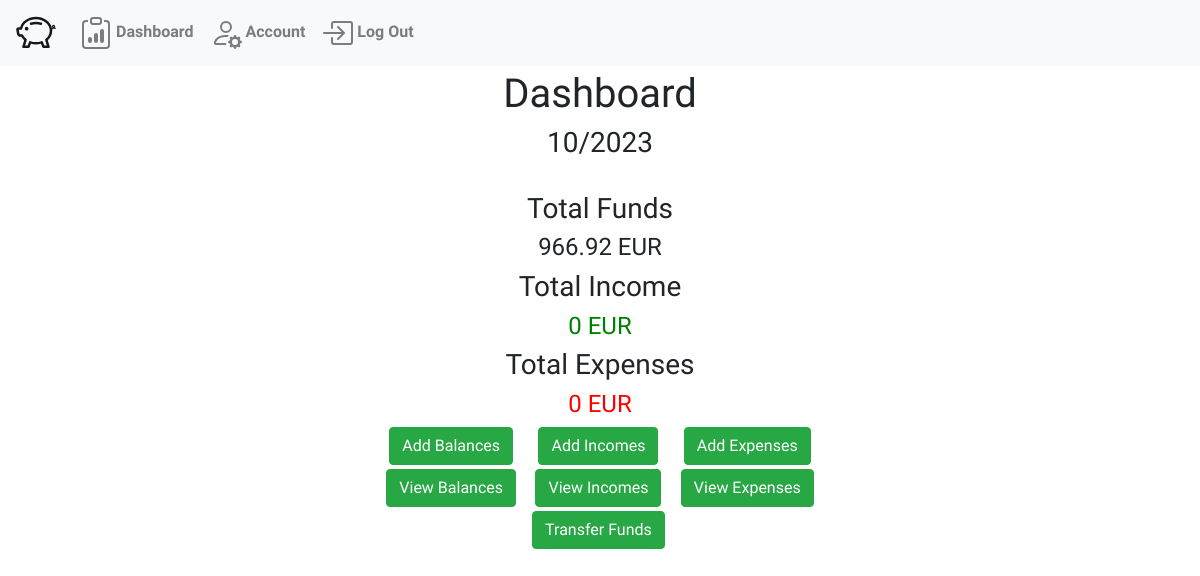
Page /dashboard (signed in) on the earlier database version.
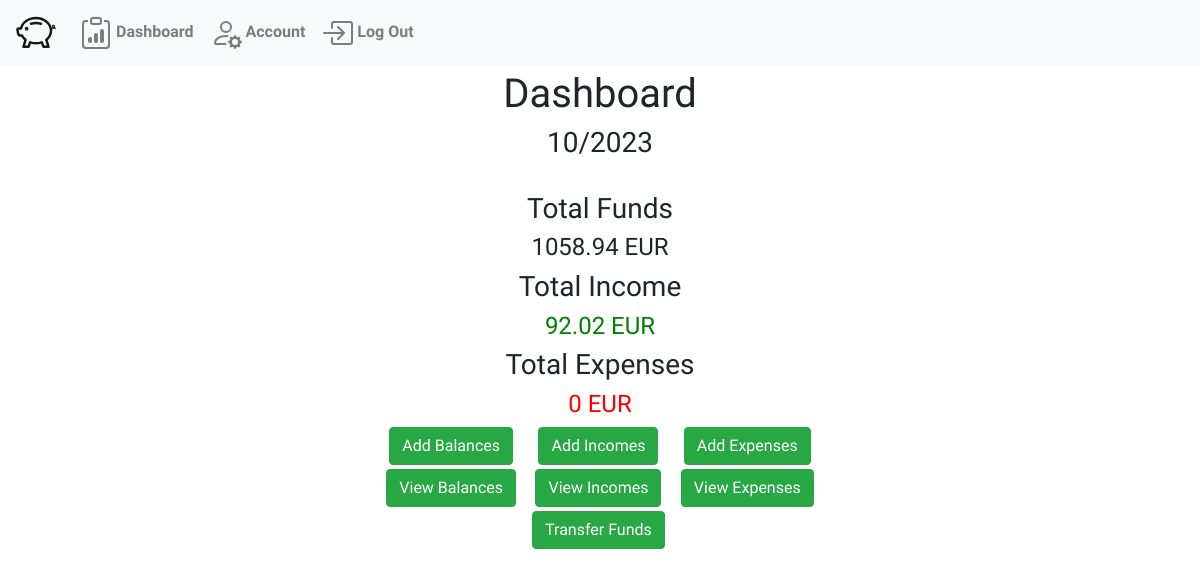
Same page on the later database version.
### WalletWise/models.py (models this page shows, shortened)
class MonthBudget(models.Model):
    dashboard = models.ForeignKey("Dashboard", on_delete=models.CASCADE, related_name="months")
    date = models.DateField(auto_now_add=True)
    @property
    def all_funds(self):
        total_amount = Decimal(0)
        if self.funds.aggregate(amount_sum=models.Sum('amount'))['amount_sum']:
            total_amount = self.funds.aggregate(amount_sum=models.Sum('amount'))['amount_sum']
        return Decimal(total_amount).quantize(Decimal('0.00'), rounding=ROUND_DOWN) or 0  # Return 0 if no funds are associated
    @property
    def total_Income(self):
        if self.isValid():
            total_amount = Decimal(0)
            if self.fundsChanges.filter(is_expense=False).aggregate(amount_sum=models.Sum('amount'))['amount_sum']:
                total_amount = self.fundsChanges.filter(is_expense=False).aggregate(amount_sum=models.Sum('amount'))['amount_sum']
            return Decimal(total_amount).quantize(Decimal('0.00'), rounding=ROUND_DOWN) or 0  # Return 0 if no incomes are associated
        else:
            return "Invalid funds changes detected"
    @property
    def total_Expenses(self):
        if self.isValid():
            total_amount = Decimal(0)
            if self.fundsChanges.filter(is_expense=True).aggregate(amount_sum=models.Sum('amount'))['amount_sum']:
                total_amount = self.fundsChanges.filter(is_expense=True).aggregate(amount_sum=models.Sum('amount'))['amount_sum']
            return total_amount.quantize(Decimal('0.00'), rounding=ROUND_DOWN) or 0  # Return 0 if no expenses are associated
        else:
            return "Invalid funds changes detected"
    @property
    def month(self):
        return self.date.month
    @property
    def year(self):
        return self.date.year
    def isValid(self):
        valid = True
        for fundsChange in self.fundsChanges.all():
            valid = valid and fundsChange.isValid()
        return valid

class FundsChange(models.Model):
    budget = models.ForeignKey("MonthBudget",related_name="fundsChanges", on_delete=models.CASCADE)
    title = models.CharField(max_length=64)
    amount = models.DecimalField(decimal_places=2, max_digits=20)
    destination = models.ForeignKey("Funds", related_name="associatedFundsChanges", on_delete=models.CASCADE)
    reoccuring = models.BooleanField(default=False)
    dateTime = models.DateTimeField(auto_now_add=True)
    is_expense = models.BooleanField(default=False, blank=False)
    def isValid(self):
        if self.is_expense:
            return self.amount < 0
        else:
            return self.amount >= 0

### WalletWise/views.py (the view)
# urls.py: path("dashboard", views.dashboard_view, name="dashboard"),
def dashboard_view(request):
    user = request.user
    try:
        dashboard = Dashboard.objects.get(owner=user)
    except:
        dashboard = Dashboard.objects.create(owner=user)
    budgets = dashboard.months.all()
    currentBudget = ""
    for budget in budgets:
        if timezone.datetime.now().month == budget.month and timezone.datetime.now().year == budget.year:
            currentBudget = budget
            break
    if currentBudget == "":
        currentBudget = viewsHelpers.createBudget(dashboard)
    return render(request,"WalletWise/dashboard.html", {
        'user':user,
        'budget': currentBudget,
        "dashboard" : dashboard
        })

### WalletWise/templates/WalletWise/dashboard.html (shortened to what this page needs)
{% extends "WalletWise/layout.html" %}
{% block body %}
<div class="container">
    {% if dashboard.openned_before == False %}
        <h1>Dashboard Setup</h1>
        <h5>Welcome to your Personal Dashboard!</h5>
        <br/>
        <h5>First, we go through the steps to setup your Dashboard together.</h5>
        <a href="{% url 'fundForm' %}">
            <button class="dashboard-setup-button btn btn-success">Setup my Dasboard!</button>
        </a>
    {% else %}
        <div class="text-center">
            <h1>Dashboard</h1>
            <h3>{{budget.month}}/{{budget.year}}</h3>
            <br/>
            <h3>Total Funds</h3>
            <h4>{{budget.all_funds}} EUR</h4>
            <h3>Total Income</h3>
            <h4 class="green">{{budget.total_Income}} EUR</h4>
            <h3>Total Expenses</h3>
            <h4 class="red">{{budget.total_Expenses}} EUR</h4>
            <div class="button-div">
                <div class="row">
                    <div class="col-4-md">
                        <a href="{% url 'fundForm' %}">
                            <button class="btn btn-success mb-1">Add Balances</button>
                        </a>
                        <br>
                        <a href="{% url 'balances' %}">
                            <button class="btn btn-success">View Balances</button>
                        </a>
                    </div>
                    <div class="col-4-md mx-3">
                        <a href="{% url 'incomeForm' %}">
                            <button class="btn btn-success mb-1">Add Incomes</button>
                        </a>
                        <br>
                        <a href="{% url 'incomes' %}">
                            <button class="btn btn-success mb-1">View Incomes</button>
                        </a>
                        <br>
                        <a href="{% url 'transferFundsForm' %}">
                            <button class="btn btn-success">Transfer Funds</button>
                        </a>
                    </div>
                    <div class="col-4-md">
                        <a href="{% url 'expenseForm' %}">
                            <button class="btn btn-success mb-1">Add Expenses</button>
                        </a>
                        <br>
                        <a href="{% url 'expenses' %}">
                            <button class="btn btn-success">View Expenses</button>
                        </a>
                    </div>
                </div>
            </div>
        </div>
    {% endif %}
</div>
{% endblock %}

### WalletWise/templates/WalletWise/layout.html (shortened to what this page needs)
{% load static %}
<!DOCTYPE html>
<html>
    <head>
        <link rel="stylesheet" href="https://stackpath.bootstrapcdn.com/bootstrap/4.4.1/css/bootstrap.min.css">
        <link href="{% static 'WalletWise/styles.css' %}" rel="stylesheet">
    </head>
    <body>
        <nav class="navbar navbar-expand-lg navbar-light bg-light fixed-top">
            <a class="navbar-brand" href="{% url 'index' %}">
            </a>
            <div class="right-group">
                <ul class="navbar-nav mr-auto">
                    {% if user.is_authenticated %}
                        <li>
                            <a class="nav-link" href="{% url 'dashboard' %}">
                                <strong>Dashboard</strong>
                            </a>
                        </li>
                        <li class="nav-item">
                            <a class="nav-link" href="{% url 'settings' %}">
                                <strong>Account</strong>
                            </a>
                        </li>
                        <li class="nav-item">
                            <a class="nav-link" href="{% url 'logout' %}">
                                <strong>Log Out</strong>
                            </a>
                        </li>
                    {% endif %}
                </ul>
            </div>
        </nav>
        <div class="body">
            {% block body %}
            {% endblock %}
        </div>
    </body>
</html>

### WalletWise/static/WalletWise/styles.css (style rules this page uses)
body { padding-top: 70px; font-family: 'Inconsolata', monospace; }
.button-div { display: inline-block; }
.green { color: green; }
.red { color: red; }

Differences in the rows shown:
removed MonthBudget: month "10", year "2023", all_funds "966.92", total_Income "0", total_Expenses "0"
added MonthBudget: month "10", year "2023", all_funds "1058.94", total_Income "92.02", total_Expenses "0"
